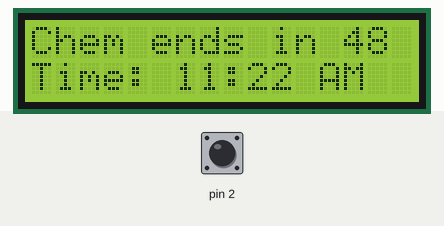
Simulated run of this sketch. Board: Arduino Uno, built with avr-gcc and run on an emulated ATmega328P. Parts: 16×2 character LCD. Inputs (shaded band) come from the test bench; at power-on: pin 2 HIGH. The local clock reads 2024-03-15 10:24:30 at power-on unless the sketch sets it.

Above: at 0.2 s.
At 68.0 s:
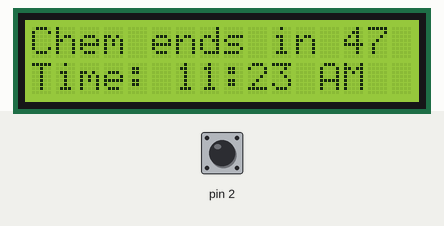
At 124.6 s:
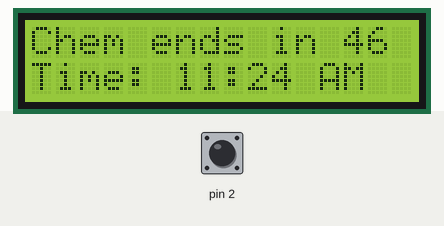

Measured:
- what the display in image 0 shows lasts 67.9 s, from 0.1 s to 68.0 s
- what the display in image 1 shows lasts 56.5 s, from 68.0 s to 124.5 s

The sketch:

WWCBO.ino
```cpp
/*
  _       ____  _________   __   _       ________    __       ________    ___   __________    ____  ______   ____ _    ____________
  | |     / / / / / ____/ | / /  | |     / /  _/ /   / /      / ____/ /   /   | / ___/ ___/   / __ )/ ____/  / __ \ |  / / ____/ __ \
  | | /| / / /_/ / __/ /  |/ /   | | /| / // // /   / /      / /   / /   / /| | \__ \\__ \   / __  / __/    / / / / | / / __/ / /_/ /
  | |/ |/ / __  / /___/ /|  /    | |/ |/ // // /___/ /___   / /___/ /___/ ___ |___/ /__/ /  / /_/ / /___   / /_/ /| |/ / /___/ _, _/
  |__/|__/_/ /_/_____/_/ |_/     |__/|__/___/_____/_____/   \____/_____/_/  |_/____/____/  /_____/_____/   \____/ |___/_____/_/ |_|


  A project by Ian Flanagan

  Ideas from Trevor, Shane, Joe, and some middle schoolers

*/


#include <LiquidCrystal.h>
#include <Wire.h>
#include "RTClib.h"
#include "LowPower.h"
#include <avr/pgmspace.h>
#include "Classes.h"

int BL = 9;
int WK = 2;
int RS = 7;
int E = 6;
int D4 = 13;
int D5 = 12;
int D6 = 11;
int D7 = 10;

LiquidCrystal lcd(RS, E, D4, D5, D6, D7);
RTC_DS1307 rtc;
char buffer[16];
DateTime now;

volatile bool screen  = true;
int loops = 0;
volatile int sleepSecs = 8;
volatile int test = 0; //Used for debouncing button
bool prevLightStatus = true;

void setup() {
  pinMode(BL, INPUT_PULLUP);
  lcd.begin(16, 2);
  lcd.clear();
  lcd.print("Error: ");
  lcd.setCursor(0, 1);

  if (!rtc.begin()) {
    lcd.print("No RTC");
    delay(5000);
    lcd.clear();
  }

  if (!rtc.isrunning()) {
    rtc.adjust(DateTime(F(__DATE__), F(__TIME__)));
    lcd.print("Time unset");
    delay(5000);
    lcd.clear();
  }
  lcd.print("ya done broke it");
  //rtc.adjust(DateTime(F(__DATE__), F(__TIME__)));
  rtc.adjust(DateTime(2017, 6, 8, 11, 22, 0));
  pinMode(2, INPUT_PULLUP);
  attachInterrupt(digitalPinToInterrupt(2), wake, RISING);
}

void loop() {
  if (loops <= 2) {
    //noInterrupts();
    screen = true;
    sleepSecs = 1;
  } else {
    interrupts();
  }
  now = rtc.now();
  if (screen) {
    pinMode(BL, INPUT_PULLUP);
  } else {
    pinMode(BL, INPUT);
  }


  lcd.begin(16, 2);
  lcd.clear();
  displayEvent(0);
  displayTime(1);

  loops++;

  if (sleepSecs == 1) {
    sleepSecs = 8;
    LowPower.powerDown(SLEEP_1S, ADC_OFF, BOD_OFF);
  } else {
    sleepSecs = 8;
    LowPower.powerDown(SLEEP_8S, ADC_OFF, BOD_OFF);
  }
}

String getNextEvent() {
  if (now.dayOfTheWeek() == 5) {
    for (int i; i < 20; i++) {
      int nMins1 = 60 * getHour();
      int nMins = nMins1 + now.minute();
      strcpy_P(buffer, (char*)pgm_read_word(&(fClassTimes[i])));
      String b = String(buffer);
      int eMinsH = b.substring(0, b.indexOf(':')).toInt() * 60;
      String eMinsM1 = b.substring(1);
      int eMinsM = 0;
      if (eMinsM1.startsWith(":")) {
        eMinsM = eMinsM1.substring(1).toInt();
      } else {
        eMinsM = eMinsM1.substring(2).toInt();
      }
      int eMins = eMinsH + eMinsM;
      int t = eMins - nMins;
      if (t > 0) {
        if (t == 1) {
          sleepSecs = 1;
          int sec = now.second();
          if (sec >= 57) {
            screen = prevLightStatus;
          } else {
            screen = !screen;
          }
          return String(60 - sec) + " seconds";
        }
        prevLightStatus = screen;
      }
      strcpy_P(buffer, (char*)pgm_read_word(&(fClassNames[i])));
      return String(buffer) + " in " + t;
    }

  } else if (now.dayOfTheWeek() >= 6) {
    return "No School!";
    screen = false;
  }
  else {
    for (int i; i < 16; i++) {
      int nMins1 = 60 * getHour();
      int nMins = nMins1 + now.minute();
      strcpy_P(buffer, (char*)pgm_read_word(&(classTimes[i])));
      String b = String(buffer);
      int eMinsH = b.substring(0, b.indexOf(':')).toInt() * 60;
      String eMinsM1 = b.substring(1);
      int eMinsM = 0;
      if (eMinsM1.startsWith(":")) {
        eMinsM = eMinsM1.substring(1).toInt();
      } else {
        eMinsM = eMinsM1.substring(2).toInt();
      }
      int eMins = eMinsH + eMinsM;
      int t = eMins - nMins;
      if (t > 0) {
        if (t == 1) {
          sleepSecs = 1;
          int sec = now.second();
          if (sec >= 57) {
            screen = prevLightStatus;
          } else {
            screen = !screen;
          }
          return String(60 - sec) + " seconds";
        }
        prevLightStatus = screen;
        if (now.dayOfTheWeek() == 1 || now.dayOfTheWeek() == 3 || ttClassNames[0] == "") {
          strcpy_P(buffer, (char*)pgm_read_word(&(classNames[i])));
          return String(buffer) + " in " + t;
        } else {
          strcpy_P(buffer, (char*)pgm_read_word(&(ttClassNames[i])));
          return String(buffer) + " in " + t;
        }
      }
    }
  }

  return "School is over!";
  screen = false;
}

int getHour() {
  return now.hour();
}

void wake() {
  int sec = now.second();
  if (sec != test) {
    screen = !screen;
  }
  test = sec;

  //wakeMillis = millis();
}

void displayTime(int row) {
  lcd.setCursor(0, row);
  lcd.print("Time: ");

  int hour = getHour();
  String ampm = "AM";

  if (hour > 12) {
    hour = hour - 12;
    ampm = "PM";
  }
  if (hour == 12) {
    ampm = "PM";
  }
  if (hour == 0) {
    hour = 12;
    ampm = "AM";
  }
  lcd.print(hour);
  lcd.print(":");

  String minute = String(now.minute());
  if (minute.length() == 1) {
    minute = "0" + minute;
  }
  lcd.print(minute);
  lcd.print(" ");
  lcd.print(ampm);

}
void displayEvent(int row) {
  lcd.setCursor(0, row);
  //lcd.print("hello there");
  String event = getNextEvent();
  lcd.print(event);
}
```

Classes.h
```cpp
/*
 |_   _|             / ____|    | |            | |     | |
   | |  __ _ _ __   | (___   ___| |__   ___  __| |_   _| | ___
   | | / _` | '_ \   \___ \ / __| '_ \ / _ \/ _` | | | | |/ _ \
  _| || (_| | | | |  ____) | (__| | | |  __/ (_| | |_| | |  __/
 |_____\__,_|_| |_| |_____/ \___|_| |_|\___|\__,_|\__,_|_|\___|

 Ian Schedule
*/
const char string_0_0[] PROGMEM = "8:30";
const char string_0_1[] PROGMEM = "9:25";
const char string_0_2[] PROGMEM = "9:30";
const char string_0_3[] PROGMEM = "10:15";
const char string_0_4[] PROGMEM = "10:20";
const char string_0_5[] PROGMEM = "11:10";
const char string_0_6[] PROGMEM = "11:15";
const char string_0_7[] PROGMEM = "12:10";
const char string_0_8[] PROGMEM = "12:15";
const char string_0_9[] PROGMEM = "12:45";
const char string_0_10[] PROGMEM = "12:50";
const char string_0_11[] PROGMEM = "13:35";
const char string_0_12[] PROGMEM = "13:40";
const char string_0_13[] PROGMEM = "14:25";
const char string_0_14[] PROGMEM = "14:30";
const char string_0_15[] PROGMEM = "15:15";

const char string_1_0[] PROGMEM = "8:30";
const char string_1_1[] PROGMEM = "9:30";
const char string_1_2[] PROGMEM = "9:35";
const char string_1_3[] PROGMEM = "10:05";
const char string_1_4[] PROGMEM = "10:10";
const char string_1_5[] PROGMEM = "10:40";
const char string_1_6[] PROGMEM = "10:45";
const char string_1_7[] PROGMEM = "11:15";
const char string_1_8[] PROGMEM = "11:20";
const char string_1_9[] PROGMEM = "12:05";
const char string_1_10[] PROGMEM = "12:10";
const char string_1_11[] PROGMEM = "12:40";
const char string_1_12[] PROGMEM = "12:45";
const char string_1_13[] PROGMEM = "13:15";
const char string_1_14[] PROGMEM = "13:20";
const char string_1_15[] PROGMEM = "13:50";
const char string_1_16[] PROGMEM = "13:55";
const char string_1_17[] PROGMEM = "14:25";

const char string_2_0[] PROGMEM = "Skool";
const char string_2_1[] PROGMEM = "Bible ends";
const char string_2_2[] PROGMEM = "Math";
const char string_2_3[] PROGMEM = "Math ends";
const char string_2_4[] PROGMEM = "History";
const char string_2_5[] PROGMEM = "Break";
const char string_2_6[] PROGMEM = "Break ends";
const char string_2_7[] PROGMEM = "His ends";
const char string_2_8[] PROGMEM = "Lunch";
const char string_2_9[] PROGMEM = "Lunch ends";
const char string_2_10[] PROGMEM = "Study hall";
const char string_2_11[] PROGMEM = "Study ends";
const char string_2_12[] PROGMEM = "English";
const char string_2_13[] PROGMEM = "Eng ends";
const char string_2_14[] PROGMEM = "Psychology";
const char string_2_15[] PROGMEM = "Skool ends";

const char string_3_0[] PROGMEM = "Skool";
const char string_3_1[] PROGMEM = "Chapel end";
const char string_3_2[] PROGMEM = "Bible";
const char string_3_3[] PROGMEM = "Bible ends";
const char string_3_4[] PROGMEM = "Math";
const char string_3_5[] PROGMEM = "Math ends";
const char string_3_6[] PROGMEM = "History";
const char string_3_7[] PROGMEM = "His ends";
const char string_3_8[] PROGMEM = "Chemistry";
const char string_3_9[] PROGMEM = "Chem ends";
const char string_3_10[] PROGMEM = "Lunch";
const char string_3_11[] PROGMEM = "Lunch ends";
const char string_3_12[] PROGMEM = "Art";
const char string_3_13[] PROGMEM = "Art ends";
const char string_3_14[] PROGMEM = "English";
const char string_3_15[] PROGMEM = "Eng ends";
const char string_3_16[] PROGMEM = "Psych";
const char string_3_17[] PROGMEM = "Skool ends";

const char string_4_0[] PROGMEM = "Skool";
const char string_4_1[] PROGMEM = "Bible ends";
const char string_4_2[] PROGMEM = "Math";
const char string_4_3[] PROGMEM = "Math ends";
const char string_4_4[] PROGMEM = "Chemistry";
const char string_4_5[] PROGMEM = "Break";
const char string_4_6[] PROGMEM = "Break ends";
const char string_4_7[] PROGMEM = "Chem ends";
const char string_4_8[] PROGMEM = "Lunch";
const char string_4_9[] PROGMEM = "Lunch ends";
const char string_4_10[] PROGMEM = "Art";
const char string_4_11[] PROGMEM = "Art ends";
const char string_4_12[] PROGMEM = "English";
const char string_4_13[] PROGMEM = "Eng ends";
const char string_4_14[] PROGMEM = "Study hall";
const char string_4_15[] PROGMEM = "Skool ends";

const char* const classTimes[] PROGMEM = {string_0_0, string_0_1, string_0_2, string_0_3, string_0_4, string_0_5, string_0_6, string_0_7, string_0_8, string_0_9, string_0_10, string_0_11, string_0_12, string_0_13, string_0_14, string_0_15};
const char* const fClassTimes[] PROGMEM = {string_1_0, string_1_1, string_1_2, string_1_3, string_1_4, string_1_5, string_1_6, string_1_7, string_1_8, string_1_9, string_1_10, string_1_11, string_1_12, string_1_13, string_1_14, string_1_15};
const char* const classNames[] PROGMEM = {string_2_0, string_2_1, string_2_2, string_2_3, string_2_4, string_2_5, string_2_6, string_2_7, string_2_8, string_2_9, string_2_10, string_2_11, string_2_12, string_2_13, string_2_14, string_2_15};
const char* const fClassNames[] PROGMEM = {string_3_0, string_3_1, string_3_2, string_3_3, string_3_4, string_3_5, string_3_6, string_3_7, string_3_8, string_3_9, string_3_10, string_3_11, string_3_12, string_3_13, string_3_14, string_3_15, string_3_16, string_3_17};
const char* const ttClassNames[] PROGMEM = {string_4_0, string_4_1, string_4_2, string_4_3, string_4_4, string_4_5, string_4_6, string_4_7, string_4_8, string_4_9, string_4_10, string_4_11, string_4_12, string_4_13, string_4_14, string_4_15};
```
